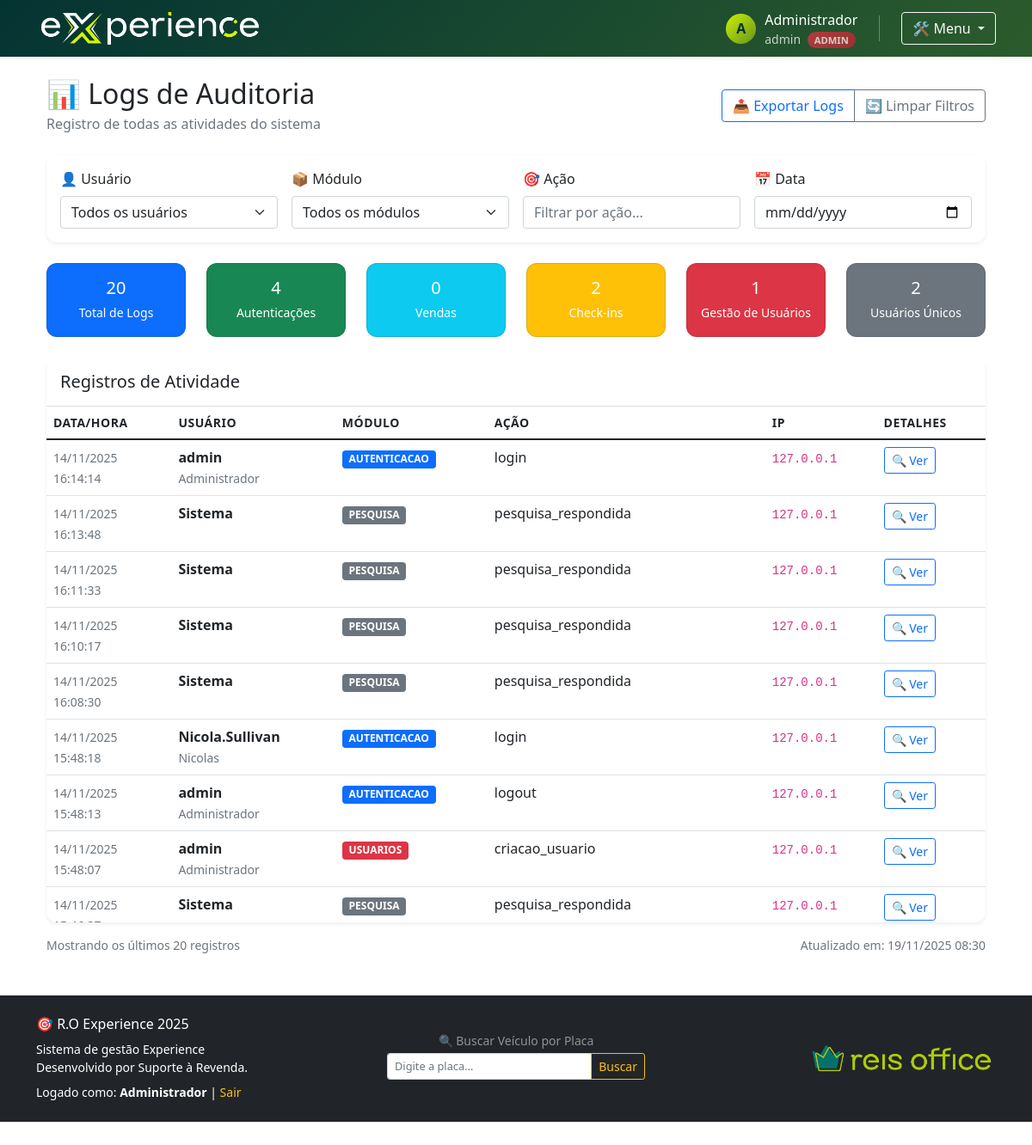
/logs-auditoria (signed in), run on the app's committed database.
### app.py (models this page shows)
class Usuario(db.Model):
    id = db.Column(db.Integer, primary_key=True)
    username = db.Column(db.String(80), unique=True, nullable=False)
    password_hash = db.Column(db.String(200), nullable=False)
    nome = db.Column(db.String(100), nullable=False)
    nivel_acesso = db.Column(db.String(20), default='operador')  # admin/operador
    ativo = db.Column(db.Boolean, default=True)
    data_criacao = db.Column(db.DateTime, default=agora)
    permissoes = db.Column(db.Text, default='{}')  # JSON com permissões por módulo

class LogAuditoria(db.Model):
    id = db.Column(db.Integer, primary_key=True)
    usuario_id = db.Column(db.Integer, db.ForeignKey('usuario.id'))
    acao = db.Column(db.String(100), nullable=False)
    modulo = db.Column(db.String(50), nullable=False)
    dados = db.Column(db.Text)
    ip = db.Column(db.String(45))
    data_hora = db.Column(db.DateTime, default=agora)
    usuario = db.relationship('Usuario', backref='logs')

### app.py (the view)
@app.route('/logs-auditoria')
@login_required
@admin_required
def logs_auditoria():
    logs = LogAuditoria.query.order_by(LogAuditoria.data_hora.desc()).limit(100).all()
    usuarios = Usuario.query.all()
    return render_template('logs_auditoria.html', logs=logs, usuarios=usuarios, now=agora)

### app.py (called while the page is built, shortened)
def agora():
    return datetime.utcnow() - timedelta(hours=3)

def tem_permissao(modulo):
    if session.get('nivel_acesso') == 'admin':
        return True

def login_required(f):
    @wraps(f)
    def decorated_function(*args, **kwargs):
        if 'usuario_id' not in session:
            flash('🔐 Por favor, faça login para acessar esta página', 'info')
            return redirect(url_for('login'))
        return f(*args, **kwargs)
    return decorated_function

def admin_required(f):
    @wraps(f)
    def decorated_function(*args, **kwargs):
        if 'usuario_id' not in session or session.get('nivel_acesso') != 'admin':
            from flask import flash
            flash('Acesso negado. Permissão de administrador necessária.', 'error')
            return redirect(url_for('dashboard'))
        return f(*args, **kwargs)
    return decorated_function

@app.context_processor
def utility_processor():
    def check_permission_template(modulo):
        return tem_permissao(modulo)
    return dict(tem_permissao=check_permission_template)

### templates/logs_auditoria.html (shortened to what this page needs)
{% extends "base.html" %}
{% block content %}
<div class="container-fluid">
    <div class="d-flex justify-content-between align-items-center mb-4">
        <div>
            <h2 class="mb-1">📊 Logs de Auditoria</h2>
            <p class="text-muted mb-0">Registro de todas as atividades do sistema</p>
        </div>
        <div class="btn-group">
            <button class="btn btn-outline-primary" onclick="exportarLogs()">
                📤 Exportar Logs
            </button>
            <button class="btn btn-outline-secondary" onclick="limparFiltros()">
                🔄 Limpar Filtros
            </button>
        </div>
    </div>
    <div class="card border-0 shadow-sm mb-4">
        <div class="card-body">
            <div class="row g-3">
                <div class="col-md-3">
                    <label for="filtroUsuario" class="form-label">👤 Usuário</label>
                    <select class="form-select" id="filtroUsuario">
                        <option value="">Todos os usuários</option>
                    </select>
                </div>
                <div class="col-md-3">
                    <label for="filtroModulo" class="form-label">📦 Módulo</label>
                    <select class="form-select" id="filtroModulo">
                        <option value="">Todos os módulos</option>
                    </select>
                </div>
                <div class="col-md-3">
                    <label for="filtroAcao" class="form-label">🎯 Ação</label>
                    <input type="text" class="form-control" id="filtroAcao" placeholder="Filtrar por ação...">
                </div>
                <div class="col-md-3">
                    <label for="filtroData" class="form-label">📅 Data</label>
                    <input type="date" class="form-control" id="filtroData">
                </div>
            </div>
        </div>
    </div>
    <div class="row mb-4">
        <div class="col-md-2">
            <div class="card bg-primary text-white">
                <div class="card-body text-center py-3">
                    <h5 class="mb-1">{{ logs|length }}</h5>
                    <small>Total de Logs</small>
                </div>
            </div>
        </div>
        <div class="col-md-2">
            <div class="card bg-success text-white">
                <div class="card-body text-center py-3">
                    <h5 class="mb-1">{{ logs|selectattr('modulo', 'equalto', 'autenticacao')|list|length }}</h5>
                    <small>Autenticações</small>
                </div>
            </div>
        </div>
        <div class="col-md-2">
            <div class="card bg-info text-white">
                <div class="card-body text-center py-3">
                    <h5 class="mb-1">{{ logs|selectattr('modulo', 'equalto', 'vendas')|list|length }}</h5>
                    <small>Vendas</small>
                </div>
            </div>
        </div>
        <div class="col-md-2">
            <div class="card bg-warning text-white">
                <div class="card-body text-center py-3">
                    <h5 class="mb-1">{{ logs|selectattr('modulo', 'equalto', 'checkin')|list|length }}</h5>
                    <small>Check-ins</small>
                </div>
            </div>
        </div>
        <div class="col-md-2">
            <div class="card bg-danger text-white">
                <div class="card-body text-center py-3">
                    <h5 class="mb-1">{{ logs|selectattr('modulo', 'equalto', 'usuarios')|list|length }}</h5>
                    <small>Gestão de Usuários</small>
                </div>
            </div>
        </div>
        <div class="col-md-2">
            <div class="card bg-secondary text-white">
                <div class="card-body text-center py-3">
                    <h5 class="mb-1">{{ usuarios|length }}</h5>
                    <small>Usuários Únicos</small>
                </div>
            </div>
        </div>
    </div>
    <div class="card border-0 shadow-sm">
        <div class="card-header bg-white py-3">
            <h5 class="card-title mb-0">Registros de Atividade</h5>
        </div>
        <div class="card-body p-0">
            <div class="table-responsive" style="max-height: 600px;">
                <table class="table table-hover mb-0" id="tabelaLogs">
                    <thead style="position: sticky; top: 0; background: white; z-index: 1;">
                        <tr>
                            <th>Data/Hora</th>
                            <th>Usuário</th>
                            <th>Módulo</th>
                            <th>Ação</th>
                            <th>IP</th>
                            <th>Detalhes</th>
                        </tr>
                    </thead>
                    <tbody>
                        {% for log in logs %}
                        <tr class="log-item"
                            data-usuario="{{ log.usuario.username if log.usuario else 'Sistema' }}"
                            data-modulo="{{ log.modulo }}"
                            data-acao="{{ log.acao }}"
                            data-data="{{ log.data_hora.strftime('%Y-%m-%d') }}">
                            <td>
                                <small class="text-muted">
                                    {{ log.data_hora.strftime('%d/%m/%Y') }}<br>
                                    {{ log.data_hora.strftime('%H:%M:%S') }}
                                </small>
                            </td>
                            <td>
                                <strong>{{ log.usuario.username if log.usuario else 'Sistema' }}</strong>
                                {% if log.usuario %}
                                <br><small class="text-muted">{{ log.usuario.nome }}</small>
                                {% endif %}
                            </td>
                            <td>
                                <span class="badge
                                    {% if log.modulo == 'autenticacao' %}bg-primary
                                    {% elif log.modulo == 'checkin' %}bg-success
                                    {% elif log.modulo == 'vendas' %}bg-info
                                    {% elif log.modulo == 'estoque' %}bg-warning
                                    {% elif log.modulo == 'sorteio' %}bg-purple
                                    {% elif log.modulo == 'usuarios' %}bg-danger
                                    {% else %}bg-secondary{% endif %}">
                                    {{ log.modulo|upper }}
                                </span>
                            </td>
                            <td>
                                <span class="fw-semibold">{{ log.acao }}</span>
                            </td>
                            <td>
                                <code class="small">{{ log.ip }}</code>
                            </td>
                            <td>
                                {% if log.dados %}
                                <button class="btn btn-sm btn-outline-primary"
                                        onclick="mostrarDetalhes({{ log.id }})">
                                    🔍 Ver
                                </button>
                                {% else %}
                                <span class="text-muted">-</span>
                                {% endif %}
                            </td>
                        </tr>
                        {% endfor %}
                    </tbody>
                </table>
            </div>
        </div>
    </div>
    <div class="d-flex justify-content-between align-items-center mt-3">
        <small class="text-muted">
            Mostrando os últimos {{ logs|length }} registros
        </small>
        <small class="text-muted">
            Atualizado em: {{ now().strftime('%d/%m/%Y %H:%M') }}
        </small>
    </div>
</div>
{% endblock %}

### templates/base.html (shortened to what this page needs)
<!DOCTYPE html>
<html lang="pt-BR">
<head>
    <link href="{{ url_for('static', filename='js/libs/bootstrap/bootstrap.min.css') }}" rel="stylesheet">
</head>
<body>
    <nav class="navbar navbar-expand-lg navbar-dark bg-primary-custom shadow-sm">
        <div class="container">
            <div class="nav-content">
                <div class="brand-section">
                    <button class="logo-btn" onclick="window.location.href='/'">
                        <img src="{{ url_for('static', filename='images/logo02.png') }}" alt="Experience 2025" class="logo">
                    </button>
                </div>
                <div class="user-menu">
                    {% if session.usuario_id %}
                    <div class="user-info">
                        <div class="user-avatar">
                            {{ session.nome[0]|upper if session.nome else 'U' }}
                        </div>
                        <div>
                            <div class="fw-semibold">{{ session.nome }}</div>
                            <div class="small opacity-75">
                                {{ session.username }}
                                {% if session.nivel_acesso == 'admin' %}
                                <span class="admin-badge ms-1">ADMIN</span>
                                {% endif %}
                            </div>
                        </div>
                    </div>
                    <div class="dropdown">
                        <button class="btn btn-outline-light dropdown-toggle" type="button" data-bs-toggle="dropdown">
                            🛠️ Menu
                        </button>
                    </div>
                    {% else %}
                    <a href="{{ url_for('login') }}" class="btn btn-outline-light">
                        🔐 Entrar
                    </a>
                    {% endif %}
                </div>
            </div>
        </div>
    </nav>
    <div class="container mt-4">
        {% block content %}{% endblock %}
    </div>
    <footer class="bg-dark text-white mt-5 py-4">
        <div class="container">
            <div class="row align-items-center">
                <div class="col-md-4 footer-content">
                    <h6>🎯 R.O Experience 2025</h6>
                    <p class="mb-0 small">Sistema de gestão Experience</p>
                    <p class="mb-0 small">Desenvolvido por Suporte à Revenda.</p>
                    <p class="mb-0 small mt-2">
                        {% if session.usuario_id %}
                            Logado como: <strong>{{ session.nome }}</strong> |
                            <a href="{{ url_for('logout') }}" class="text-warning text-decoration-none">Sair</a>
                        {% else %}
                            <a href="{{ url_for('login') }}" class="text-warning text-decoration-none">Área Administrativa</a>
                        {% endif %}
                    </p>
                </div>
                <div class="col-md-4 text-center">
                    <div class="busca-veiculo-container">
                        <label class="form-label small text-white-50 mb-1">🔍 Buscar Veículo por Placa</label>
                        <div class="input-group input-group-sm">
                            <input type="text" class="form-control" id="buscaPlaca"
                                   placeholder="Digite a placa..." maxlength="8"
                                   style="font-size: 0.8rem;">
                            <button class="btn btn-outline-warning btn-sm" type="button" onclick="buscarVeiculo()">
                                Buscar
                            </button>
                        </div>
                    </div>
                </div>
                <div class="col-md-4 footer-logo-container text-md-end">
                    <img src="{{ url_for('static', filename='images/logo.png') }}" alt="Experience 2025" class="footer-logo">
                </div>
            </div>
        </div>
    </footer>
</body>
</html>

### templates/base.html (style rules this page uses)
:root { --primary-dark: #043333; --primary-light: #2c5c2c; --accent-green: #64941c; --accent-yellow: #cef005; --accent-olive: #426d23; }
.bg-primary-custom { background: linear-gradient(135deg, var(--primary-dark) 0%, var(--primary-light) 100%) !important; }
.logo { height: 50px; width: auto; transition: all 0.3s ease; cursor: pointer; border-radius: 8px; }
.logo-btn { background: none; border: none; padding: 0; margin: 0; cursor: pointer; transition: all 0.3s ease; }
.nav-content { display: flex; align-items: center; justify-content: space-between; width: 100%; }
.brand-section { display: flex; align-items: center; gap: 15px; }
.user-menu { display: flex; align-items: center; gap: 15px; }
.user-info { display: flex; align-items: center; gap: 10px; color: white; }
.user-avatar { width: 35px; height: 35px; border-radius: 50%; background: linear-gradient(135deg, var(--accent-yellow) 0%, var(--accent-green) 100%); display: flex; align-items: center; justify-content: center; font-weight: bold; color: var(--primary-dark); }
.admin-badge { background: linear-gradient(135deg, #dc3545 0%, #c82333 100%); color: white; padding: 2px 8px; border-radius: 12px; font-size: 0.7rem; font-weight: bold; }
.footer-logo { height: 40px; width: auto; opacity: 0.8; transition: opacity 0.3s ease; }
.busca-veiculo-container { max-width: 300px; margin: 0 auto; }

### templates/logs_auditoria.html (style rules this page uses)
.table th { border-top: none; font-weight: 600; font-size: 0.875rem; text-transform: uppercase; letter-spacing: 0.5px; }
.card { border-radius: 12px; }
.badge { font-size: 0.75rem; }

### data on the page
Usuario: nome "Administrador"
LogAuditoria: data_hora "14/11/2025", data_hora "16:14:14", usuario "admin", usuario.nome "Administrador", modulo "AUTENTICACAO", acao "login", ip "127.0.0.1"
LogAuditoria: data_hora "14/11/2025", data_hora "16:13:48", usuario "Sistema", modulo "PESQUISA", acao "pesquisa_respondida", ip "127.0.0.1"
LogAuditoria: data_hora "14/11/2025", data_hora "16:11:33", usuario "Sistema", modulo "PESQUISA", acao "pesquisa_respondida", ip "127.0.0.1"
LogAuditoria: data_hora "14/11/2025", data_hora "16:10:17", usuario "Sistema", modulo "PESQUISA", acao "pesquisa_respondida", ip "127.0.0.1"
LogAuditoria: data_hora "14/11/2025", data_hora "16:08:30", usuario "Sistema", modulo "PESQUISA", acao "pesquisa_respondida", ip "127.0.0.1"
LogAuditoria: data_hora "14/11/2025", data_hora "15:48:18", usuario "Nicola.Sullivan", usuario.nome "Nicolas", modulo "AUTENTICACAO", acao "login", ip "127.0.0.1"
LogAuditoria: data_hora "14/11/2025", data_hora "15:48:13", usuario "admin", usuario.nome "Administrador", modulo "AUTENTICACAO", acao "logout", ip "127.0.0.1"
LogAuditoria: data_hora "14/11/2025", data_hora "15:48:07", usuario "admin", usuario.nome "Administrador", modulo "USUARIOS", acao "criacao_usuario", ip "127.0.0.1"
LogAuditoria: data_hora "14/11/2025", usuario "Sistema", modulo "PESQUISA", acao "pesquisa_respondida", ip "127.0.0.1"

### other printed values
{{ session.nome[0]|upper if session.nome else 'U' }} "A"
{{ session.username }} "admin"
{{ logs|length }} "20"
{{ logs|selectattr('modulo', 'equalto', 'autenticacao')|list|length }} "4"
{{ logs|selectattr('modulo', 'equalto', 'vendas')|list|length }} "0"
{{ logs|selectattr('modulo', 'equalto', 'checkin')|list|length }} "2"
{{ logs|selectattr('modulo', 'equalto', 'usuarios')|list|length }} "1"
{{ usuarios|length }} "2"
